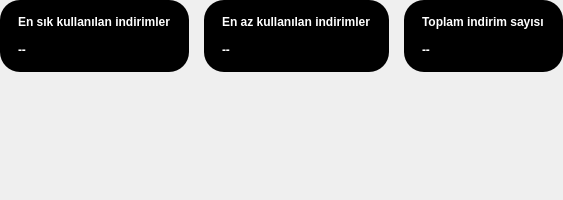
                    <widget class="QWidget" name="_2indirim">
                     <layout class="QGridLayout" name="gridLayout_58">
                      <property name="leftMargin">
                       <number>0</number>
                      </property>
                      <property name="topMargin">
                       <number>0</number>
                      </property>
                      <property name="rightMargin">
                       <number>0</number>
                      </property>
                      <property name="bottomMargin">
                       <number>0</number>
                      </property>
                      <item row="0" column="0">
                       <widget class="QWidget" name="widget_8" native="true">
                        <property name="styleSheet">
                         <string notr="true">QComboBox {
    background-color: black; /* لون الخلفية */
   	border: 2px solid black;
	padding: 10px 20px; 
    border-radius: 8px; /* زوايا دائرية */
    padding: 4px; /* حشوة داخلية */
    color: white; /* لون النص */
    font-size: 16px; /* حجم الخط */
    combobox-popup: 0; /* منع ظهور قائمة منبثقة خارجية */
}

QComboBox:hover {

   	border: 2px solid white;

}

QComboBox::drop-down {
    subcontrol-origin: padding;
    subcontrol-position: top right;
    width: 25px; /* عرض زر القائمة المنسدلة */
    border-left: 1px solid white; /* خط فاصل بين القائمة المنسدلة وبقية الصندوق */
}

QComboBox::down-arrow {
    image: url(:/other ic/icon/other ico/arrow down.png);
    width: 13px;
    height: 13px;
}

QComboBox::down-arrow:on {
	image: url(:/other ic/icon/other ico/arrow up.png)
}

QComboBox QAbstractItemView {
    background-color: black; /* لون خلفية القائمة المنسدلة */
   
    selection-background-color: black; /* لون خلفية العنصر المحدد */
    selection-color: white; /* لون النص للعناصر المحددة */
    color: white; /* لون النص للعناصر غير المحددة */
}
</string>
                        </property>
                        <layout class="QGridLayout" name="gridLayout_66">
                         <property name="leftMargin">
                          <number>0</number>
                         </property>
                         <property name="topMargin">
                          <number>0</number>
                         </property>
                         <property name="rightMargin">
                          <number>0</number>
                         </property>
                         <property name="bottomMargin">
                          <number>2</number>
                         </property>
                         <item row="0" column="0">
                          <layout class="QGridLayout" name="gridLayout_65">
                           <property name="horizontalSpacing">
                            <number>7</number>
                           </property>
                           <property name="verticalSpacing">
                            <number>12</number>
                           </property>
                           <item row="0" column="0">
                            <layout class="QGridLayout" name="gridLayout_61">
                             <property name="horizontalSpacing">
                              <number>15</number>
                             </property>
                             <item row="0" column="0">
                              <widget class="QLabel" name="ensikIndirimler_label">
                               <property name="styleSheet">
                                <string notr="true">QLabel {
        color: white;
        background-color: black;
        border-radius: 20px;
        padding: 15px;
		font-weight:700;
    }</string>
                               </property>
                               <property name="text">
                                <string>En sık kullanılan indirimler

--</string>
                               </property>
                              </widget>
                             </item>
                             <item row="0" column="1">
                              <widget class="QLabel" name="EnAzIndirimler_label">
                               <property name="styleSheet">
                                <string notr="true">QLabel {
        color: white;
        background-color: black;
        border-radius: 20px;
        padding: 15px;
		font-weight:700;
    }</string>
                               </property>
                               <property name="text">
                                <string>En az kullanılan indirimler

--</string>
                               </property>
                              </widget>
                             </item>
                             <item row="0" column="2">
                              <widget class="QLabel" name="indirimSayisi_label">
                               <property name="styleSheet">
                                <string notr="true">QLabel {
        color: white;
        background-color: black;
        border-radius: 20px;
        padding: 15px;
		font-weight:700;
    }</string>
                               </property>
                               <property name="text">
                                <string>Toplam indirim sayısı

--</string>
                               </property>
                              </widget>
                             </item>
                            </layout>
                           </item>
                          </layout>
                         </item>
                         <item row="1" column="0">
                          <spacer name="verticalSpacer_6">
                           <property name="orientation">
                            <enum>Qt::Orientation::Vertical</enum>
                           </property>
                           <property name="sizeHint" stdset="0">
                            <size>
                             <width>20</width>
                             <height>126</height>
                            </size>
                           </property>
                          </spacer>
                         </item>
                        </layout>
                       </widget>
                      </item>
                     </layout>
                    </widget>
